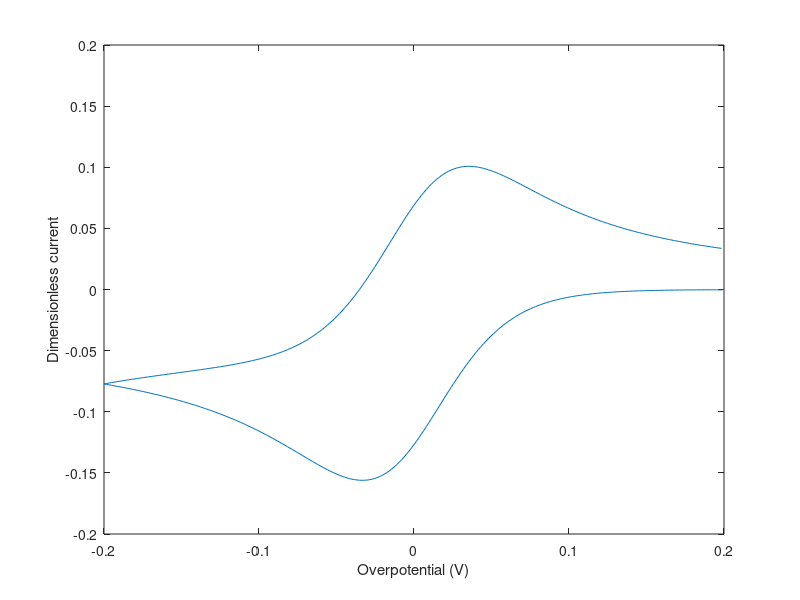

Source code (MATLAB):
% CV simulation - Bard and Faulkner, Appendix B
% Peter Attia
% Updated August 31, 2017

clear, clc, close all

%%% INDEPENDENT VARIABLES %%%
C      = 1.0;   % [=] mol/cm^3, initial concentration of O. Default = 1.0
D      = 1E-5;  % [=] cm^2/s, O & R diffusion coefficient. Default = 1E-5
etai   = +0.2;  % [=] V, initial overpotential (relative to redox potential). Default = +0.2
etaf   = -0.2;  % [=] V, final overpotential (relative to redox potential). Default = -0.2
v      = 1E-3;  % [=] V/s, sweep rate. Default = 1E-3
n      = 1.0;   % [=] number of electrons transfered. Default = 1
alpha  = 0.5;   % [=] dimensionless charge-transfer coefficient. Default = 0.5
k0     = 0.01;  % [=] cm/s, electrochemical rate constant. Default = 1E-2
k1      = 0;    % [=] 1/s, chemical rate constant. Default = 0

%%% SIMULATION VARIABLES %%%
L      = 500;    % [=] number of iterations per t_k (pg 790). Default = 200
DM     = 0.45;   % [=] model diffusion coefficient (pg 788). Default = 0.45

%%% CONSTANTS %%%
F      = 96485;   % [=] C/mol, Faraday's constant
R      = 8.3145;  % [=] J/mol-K, ideal gas constant
T      = 298.15;  % [=] K, temperature. Default = 298.15
f      = F/(R*T); % [=] dimensionless Faraday's constant at room temperature

%%% DERIVED CONSTANTS %%%
j      = ceil(4.2*L^0.5)+5;   % [=] number of boxes. If L~200, j=65
Deta   = (etai-etaf)/v;       % [=] s, time of one scan (pg 790)
tk     = 2*Deta;              % [=] s, characteristic exp. time (pg 790). In this case, total time of fwd and rev scans
Dt     = tk/L;                % [=] s, delta time (Eqn B.1.10, pg 790)
Dx     = sqrt(D*Dt/DM);       % [=] cm, delta x (Eqn B.1.13, pg 791)
ktk    = k1*tk;               % [=] dimensionless kinetic parameter (Eqn B.3.7, pg 797)
km     = ktk/L;               % [=] normalized dimensionless kinetic parameter (see bottom of pg 797)
Lambda = k0/(D*f*v)^0.5;      % [=] dimensionless reversibility parameter (Eqn 6.4.4, pg. 236-239)

if km>0.1
    warning(['k_c*t_k/l equals ' num2str(km) ...
        ', which exceeds the upper limit of 0.1 (see B&F, pg 797)'])
end

%%% START SIMULATION %%%
k = 0:L;
t = Dt * k;
X = (k+1)/sqrt(L*DM);
eta1 = etai - v*t; % negative scan
eta2 = etaf + v*t; % positive scan
eta = [eta1(eta1>etaf) eta2(eta2<=etai)]'; % eta includes both fwd and rev
Enorm = eta*f;
kf = ( k0*tk*exp(  -alpha *Enorm) )./( sqrt(DM*L)*Dx );
kb = ( k0*tk*exp((1-alpha)*Enorm) )./( sqrt(DM*L)*Dx );

O = C*ones(length(k)-1,j); % Initial concentrations of O
R = zeros(length(k)-1,j);  % Initial concentrations of R
Z = zeros(length(k)-1,1);  % Dimensionless current

% First dimensionless current
Z(1) = ( kf(1)*O(1,2) - kb(1)*R(1,2) ) ./ (1 + kf(1) + kb(1));

% k = time index. j = distance index
for i1 = 2:length(k)-1
    % Update surface concentrations
    Z(i1)   = ( kf(i1).*O(i1,2) - kb(i1).*R(i1,2) ) ./ (1 + kf(i1) + kb(i1));
    O(i1,1) = O(i1,2) - Z(i1) + km*R(i1-1,1);
    R(i1,1) = R(i1,2) + Z(i1) - km*R(i1-1,1);

    % Update bulk concentrations of O and R
    for i2 = 2:j-1
        O(i1,i2) = O(i1-1,i2) + DM*(O(i1-1,i2+1)+O(i1-1,i2-1)-2*O(i1-1,i2)) ...
            + km * R(i1-1,i2);

        R(i1,i2) = R(i1-1,i2) + DM*(R(i1-1,i2+1)+R(i1-1,i2-1)-2*R(i1-1,i2)) ...
            - km * R(i1-1,i2);
    end

    % Update current.
    % We flip the sign of current because the Bard and Faulkner current
    % convention is weird
    Z(i1)   = -( kf(i1).*O(i1,2) - kb(i1).*R(i1,2) ) ./ (1 + kf(i1) + kb(i1));
end

% Clip to be same size
eta = eta(1:length(Z));

plot(eta,Z)
xlabel('Overpotential (V)'), ylabel('Dimensionless current')
